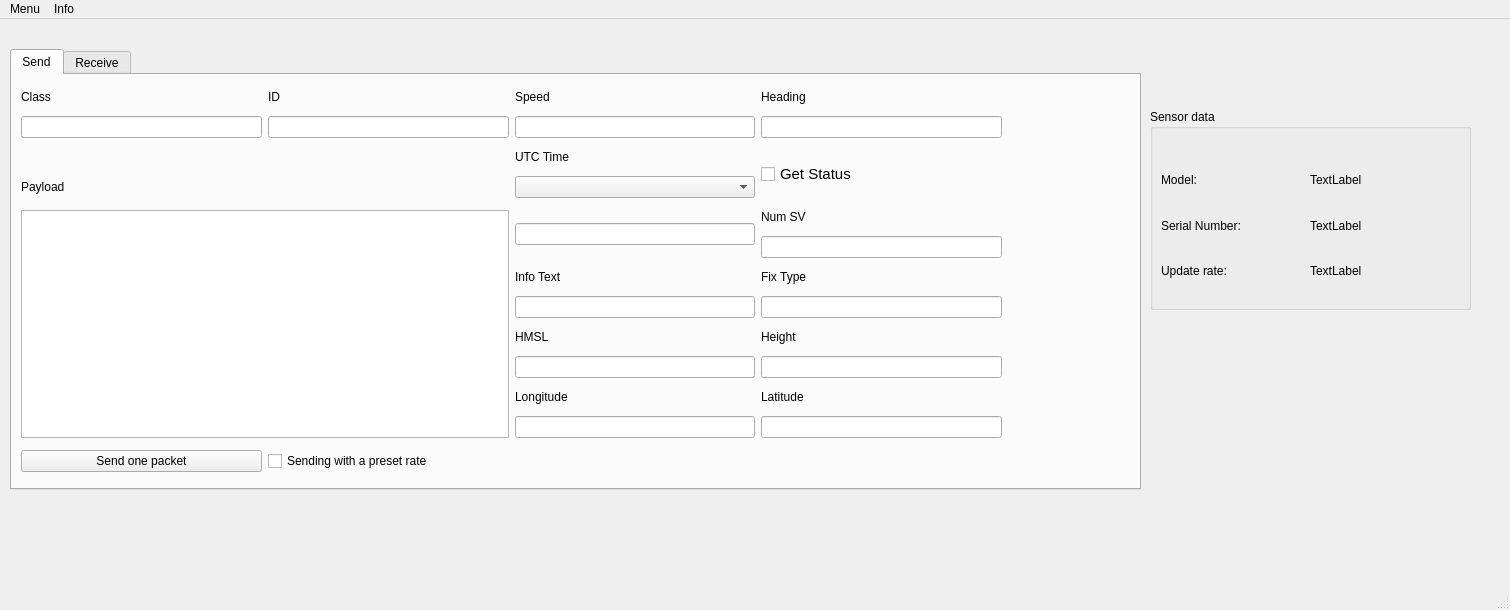
<?xml version="1.0" encoding="UTF-8"?>
<ui version="4.0">
 <class>GNSSWindow</class>
 <widget class="QMainWindow" name="GNSSWindow">
  <property name="geometry">
   <rect>
    <x>0</x>
    <y>0</y>
    <width>1510</width>
    <height>610</height>
   </rect>
  </property>
  <property name="windowTitle">
   <string>GNSS receiver</string>
  </property>
  <widget class="QWidget" name="centralwidget">
   <widget class="QTabWidget" name="tabWidget">
    <property name="geometry">
     <rect>
      <x>10</x>
      <y>30</y>
      <width>1131</width>
      <height>441</height>
     </rect>
    </property>
    <property name="currentIndex">
     <number>0</number>
    </property>
    <widget class="QWidget" name="tab">
     <attribute name="title">
      <string>Send</string>
     </attribute>
     <widget class="QWidget" name="layoutWidget">
      <property name="geometry">
       <rect>
        <x>9</x>
        <y>9</y>
        <width>981</width>
        <height>396</height>
       </rect>
      </property>
      <layout class="QGridLayout" name="gridLayout_2">
       <item row="12" column="1">
        <widget class="QCheckBox" name="cbRate">
         <property name="text">
          <string>Sending with a preset rate</string>
         </property>
        </widget>
       </item>
       <item row="1" column="2">
        <widget class="QLineEdit" name="leSpeed_2"/>
       </item>
       <item row="3" column="0">
        <widget class="QLabel" name="label_2">
         <property name="text">
          <string>Payload</string>
         </property>
        </widget>
       </item>
       <item row="2" column="3" rowspan="2">
        <widget class="QCheckBox" name="cbGetStatus">
         <property name="font">
          <font>
           <pointsize>11</pointsize>
          </font>
         </property>
         <property name="text">
          <string>Get Status</string>
         </property>
        </widget>
       </item>
       <item row="0" column="2">
        <widget class="QLabel" name="label_24">
         <property name="sizePolicy">
          <sizepolicy hsizetype="Preferred" vsizetype="Fixed">
           <horstretch>0</horstretch>
           <verstretch>0</verstretch>
          </sizepolicy>
         </property>
         <property name="text">
          <string>Speed</string>
         </property>
        </widget>
       </item>
       <item row="11" column="3">
        <widget class="QLineEdit" name="leLatitude_2"/>
       </item>
       <item row="0" column="1">
        <widget class="QLabel" name="label_3">
         <property name="text">
          <string>ID</string>
         </property>
        </widget>
       </item>
       <item row="4" column="3">
        <widget class="QLabel" name="label_20">
         <property name="sizePolicy">
          <sizepolicy hsizetype="Preferred" vsizetype="Fixed">
           <horstretch>0</horstretch>
           <verstretch>0</verstretch>
          </sizepolicy>
         </property>
         <property name="text">
          <string>Num SV</string>
         </property>
        </widget>
       </item>
       <item row="2" column="2">
        <widget class="QLabel" name="label_21">
         <property name="sizePolicy">
          <sizepolicy hsizetype="Preferred" vsizetype="Fixed">
           <horstretch>0</horstretch>
           <verstretch>0</verstretch>
          </sizepolicy>
         </property>
         <property name="text">
          <string>UTC Time</string>
         </property>
        </widget>
       </item>
       <item row="0" column="3">
        <widget class="QLabel" name="label_25">
         <property name="sizePolicy">
          <sizepolicy hsizetype="Preferred" vsizetype="Fixed">
           <horstretch>0</horstretch>
           <verstretch>0</verstretch>
          </sizepolicy>
         </property>
         <property name="text">
          <string>Heading</string>
         </property>
        </widget>
       </item>
       <item row="5" column="3">
        <widget class="QLineEdit" name="leNumSV_2"/>
       </item>
       <item row="10" column="3">
        <widget class="QLabel" name="label_15">
         <property name="sizePolicy">
          <sizepolicy hsizetype="Preferred" vsizetype="Fixed">
           <horstretch>0</horstretch>
           <verstretch>0</verstretch>
          </sizepolicy>
         </property>
         <property name="text">
          <string>Latitude</string>
         </property>
        </widget>
       </item>
       <item row="9" column="3">
        <widget class="QLineEdit" name="leHeight_2"/>
       </item>
       <item row="8" column="2">
        <widget class="QLabel" name="label_19">
         <property name="sizePolicy">
          <sizepolicy hsizetype="Preferred" vsizetype="Fixed">
           <horstretch>0</horstretch>
           <verstretch>0</verstretch>
          </sizepolicy>
         </property>
         <property name="text">
          <string>HMSL</string>
         </property>
        </widget>
       </item>
       <item row="3" column="2">
        <widget class="QComboBox" name="BoxUTCTime_2"/>
       </item>
       <item row="12" column="0">
        <widget class="QPushButton" name="pushBtnTrancfer">
         <property name="text">
          <string>Send one packet</string>
         </property>
        </widget>
       </item>
       <item row="6" column="2">
        <widget class="QLabel" name="label_28">
         <property name="sizePolicy">
          <sizepolicy hsizetype="Preferred" vsizetype="Fixed">
           <horstretch>0</horstretch>
           <verstretch>0</verstretch>
          </sizepolicy>
         </property>
         <property name="text">
          <string>Info Text</string>
         </property>
        </widget>
       </item>
       <item row="9" column="2">
        <widget class="QLineEdit" name="leHMSL_2"/>
       </item>
       <item row="11" column="2">
        <widget class="QLineEdit" name="leLongitude_2"/>
       </item>
       <item row="10" column="2">
        <widget class="QLabel" name="label_17">
         <property name="sizePolicy">
          <sizepolicy hsizetype="Preferred" vsizetype="Fixed">
           <horstretch>0</horstretch>
           <verstretch>0</verstretch>
          </sizepolicy>
         </property>
         <property name="text">
          <string>Longitude</string>
         </property>
        </widget>
       </item>
       <item row="0" column="0">
        <widget class="QLabel" name="label">
         <property name="sizePolicy">
          <sizepolicy hsizetype="Preferred" vsizetype="Fixed">
           <horstretch>0</horstretch>
           <verstretch>0</verstretch>
          </sizepolicy>
         </property>
         <property name="text">
          <string>Class</string>
         </property>
        </widget>
       </item>
       <item row="6" column="3">
        <widget class="QLabel" name="label_22">
         <property name="sizePolicy">
          <sizepolicy hsizetype="Preferred" vsizetype="Fixed">
           <horstretch>0</horstretch>
           <verstretch>0</verstretch>
          </sizepolicy>
         </property>
         <property name="text">
          <string>Fix Type</string>
         </property>
        </widget>
       </item>
       <item row="8" column="3">
        <widget class="QLabel" name="label_18">
         <property name="sizePolicy">
          <sizepolicy hsizetype="Preferred" vsizetype="Fixed">
           <horstretch>0</horstretch>
           <verstretch>0</verstretch>
          </sizepolicy>
         </property>
         <property name="text">
          <string>Height</string>
         </property>
        </widget>
       </item>
       <item row="1" column="0">
        <widget class="QLineEdit" name="leClass">
         <property name="cursor">
          <cursorShape>ArrowCursor</cursorShape>
         </property>
        </widget>
       </item>
       <item row="7" column="2">
        <widget class="QLineEdit" name="leInfText_2"/>
       </item>
       <item row="1" column="1">
        <widget class="QLineEdit" name="leID"/>
       </item>
       <item row="1" column="3">
        <widget class="QLineEdit" name="leHeading_2"/>
       </item>
       <item row="7" column="3">
        <widget class="QLineEdit" name="leFixType_2"/>
       </item>
       <item row="4" column="0" rowspan="8" colspan="2">
        <widget class="QTextEdit" name="tePayload">
         <property name="enabled">
          <bool>true</bool>
         </property>
        </widget>
       </item>
       <item row="4" column="2" rowspan="2">
        <widget class="QLineEdit" name="leUTCTime_2"/>
       </item>
      </layout>
     </widget>
    </widget>
    <widget class="QWidget" name="tab_2">
     <attribute name="title">
      <string>Receive</string>
     </attribute>
     <widget class="QWidget" name="layoutWidget">
      <property name="geometry">
       <rect>
        <x>10</x>
        <y>7</y>
        <width>1091</width>
        <height>371</height>
       </rect>
      </property>
      <layout class="QGridLayout" name="gridLayout">
       <item row="11" column="0" rowspan="3" colspan="2">
        <widget class="QLineEdit" name="leNameReceiver"/>
       </item>
       <item row="0" column="3">
        <widget class="QLabel" name="label_26">
         <property name="sizePolicy">
          <sizepolicy hsizetype="Preferred" vsizetype="Fixed">
           <horstretch>0</horstretch>
           <verstretch>0</verstretch>
          </sizepolicy>
         </property>
         <property name="text">
          <string>Speed</string>
         </property>
        </widget>
       </item>
       <item row="1" column="1">
        <widget class="QLineEdit" name="leIDReceiver"/>
       </item>
       <item row="1" column="3">
        <widget class="QLineEdit" name="leSpeed"/>
       </item>
       <item row="1" column="4">
        <widget class="QLineEdit" name="leHeading"/>
       </item>
       <item row="2" column="3">
        <widget class="QLabel" name="label_9">
         <property name="sizePolicy">
          <sizepolicy hsizetype="Preferred" vsizetype="Fixed">
           <horstretch>0</horstretch>
           <verstretch>0</verstretch>
          </sizepolicy>
         </property>
         <property name="text">
          <string>UTC Time</string>
         </property>
        </widget>
       </item>
       <item row="0" column="1">
        <widget class="QLabel" name="label_5">
         <property name="text">
          <string>ID</string>
         </property>
        </widget>
       </item>
       <item row="3" column="3">
        <widget class="QLineEdit" name="leUTCTime"/>
       </item>
       <item row="10" column="0">
        <widget class="QLabel" name="label_7">
         <property name="text">
          <string>Message</string>
         </property>
        </widget>
       </item>
       <item row="3" column="0">
        <widget class="QLabel" name="label_6">
         <property name="text">
          <string>Payload</string>
         </property>
        </widget>
       </item>
       <item row="0" column="0">
        <widget class="QLabel" name="label_4">
         <property name="sizePolicy">
          <sizepolicy hsizetype="Preferred" vsizetype="Fixed">
           <horstretch>0</horstretch>
           <verstretch>0</verstretch>
          </sizepolicy>
         </property>
         <property name="text">
          <string>Class</string>
         </property>
        </widget>
       </item>
       <item row="1" column="0">
        <widget class="QLineEdit" name="leClassReceiver">
         <property name="cursor">
          <cursorShape>ArrowCursor</cursorShape>
         </property>
        </widget>
       </item>
       <item row="0" column="4">
        <widget class="QLabel" name="label_27">
         <property name="sizePolicy">
          <sizepolicy hsizetype="Preferred" vsizetype="Fixed">
           <horstretch>0</horstretch>
           <verstretch>0</verstretch>
          </sizepolicy>
         </property>
         <property name="text">
          <string>Heading</string>
         </property>
        </widget>
       </item>
       <item row="0" column="2">
        <widget class="QLabel" name="label_8">
         <property name="text">
          <string>Logs</string>
         </property>
        </widget>
       </item>
       <item row="6" column="4">
        <widget class="QLabel" name="label_13">
         <property name="sizePolicy">
          <sizepolicy hsizetype="Preferred" vsizetype="Fixed">
           <horstretch>0</horstretch>
           <verstretch>0</verstretch>
          </sizepolicy>
         </property>
         <property name="text">
          <string>Height</string>
         </property>
        </widget>
       </item>
       <item row="7" column="4">
        <widget class="QLineEdit" name="leHeight"/>
       </item>
       <item row="9" column="4">
        <widget class="QLineEdit" name="leLatitude"/>
       </item>
       <item row="8" column="4">
        <widget class="QLabel" name="label_11">
         <property name="sizePolicy">
          <sizepolicy hsizetype="Preferred" vsizetype="Fixed">
           <horstretch>0</horstretch>
           <verstretch>0</verstretch>
          </sizepolicy>
         </property>
         <property name="text">
          <string>Latitude</string>
         </property>
        </widget>
       </item>
       <item row="8" column="3">
        <widget class="QLabel" name="label_16">
         <property name="sizePolicy">
          <sizepolicy hsizetype="Preferred" vsizetype="Fixed">
           <horstretch>0</horstretch>
           <verstretch>0</verstretch>
          </sizepolicy>
         </property>
         <property name="text">
          <string>Longitude</string>
         </property>
        </widget>
       </item>
       <item row="9" column="3">
        <widget class="QLineEdit" name="leLongitude"/>
       </item>
       <item row="10" column="3">
        <widget class="QLabel" name="label_23">
         <property name="text">
          <string>Status Flags</string>
         </property>
        </widget>
       </item>
       <item row="4" column="0" rowspan="5" colspan="2">
        <widget class="QTextEdit" name="tePayloadReceiver"/>
       </item>
       <item row="11" column="3" rowspan="2" colspan="2">
        <widget class="QLineEdit" name="leStatus"/>
       </item>
       <item row="1" column="2" rowspan="12">
        <widget class="QTextEdit" name="teLogs"/>
       </item>
       <item row="7" column="3">
        <widget class="QLineEdit" name="leHMSL"/>
       </item>
       <item row="6" column="3">
        <widget class="QLabel" name="label_10">
         <property name="sizePolicy">
          <sizepolicy hsizetype="Preferred" vsizetype="Fixed">
           <horstretch>0</horstretch>
           <verstretch>0</verstretch>
          </sizepolicy>
         </property>
         <property name="text">
          <string>HMSL</string>
         </property>
        </widget>
       </item>
       <item row="2" column="4">
        <widget class="QLabel" name="label_14">
         <property name="sizePolicy">
          <sizepolicy hsizetype="Preferred" vsizetype="Fixed">
           <horstretch>0</horstretch>
           <verstretch>0</verstretch>
          </sizepolicy>
         </property>
         <property name="text">
          <string>Num SV</string>
         </property>
        </widget>
       </item>
       <item row="3" column="4">
        <widget class="QLineEdit" name="leNumSV"/>
       </item>
       <item row="5" column="4">
        <widget class="QLineEdit" name="leFixType"/>
       </item>
       <item row="4" column="4">
        <widget class="QLabel" name="label_12">
         <property name="sizePolicy">
          <sizepolicy hsizetype="Preferred" vsizetype="Fixed">
           <horstretch>0</horstretch>
           <verstretch>0</verstretch>
          </sizepolicy>
         </property>
         <property name="text">
          <string>Fix Type</string>
         </property>
        </widget>
       </item>
       <item row="5" column="3">
        <widget class="QLineEdit" name="leInfText"/>
       </item>
       <item row="4" column="3">
        <widget class="QLabel" name="label_32">
         <property name="sizePolicy">
          <sizepolicy hsizetype="Preferred" vsizetype="Fixed">
           <horstretch>0</horstretch>
           <verstretch>0</verstretch>
          </sizepolicy>
         </property>
         <property name="text">
          <string>Info Text</string>
         </property>
        </widget>
       </item>
      </layout>
     </widget>
    </widget>
   </widget>
   <widget class="QGroupBox" name="groupBox">
    <property name="geometry">
     <rect>
      <x>1150</x>
      <y>90</y>
      <width>321</width>
      <height>201</height>
     </rect>
    </property>
    <property name="title">
     <string>Sensor data</string>
    </property>
    <widget class="QWidget" name="layoutWidget">
     <property name="geometry">
      <rect>
       <x>11</x>
       <y>51</y>
       <width>291</width>
       <height>131</height>
      </rect>
     </property>
     <layout class="QGridLayout" name="gridLayout_3">
      <item row="0" column="0">
       <widget class="QLabel" name="label_29">
        <property name="text">
         <string>Model:</string>
        </property>
       </widget>
      </item>
      <item row="0" column="1">
       <widget class="QLabel" name="labelModel">
        <property name="text">
         <string>TextLabel</string>
        </property>
       </widget>
      </item>
      <item row="1" column="0">
       <widget class="QLabel" name="label_30">
        <property name="text">
         <string>Serial Number:</string>
        </property>
       </widget>
      </item>
      <item row="1" column="1">
       <widget class="QLabel" name="labelSerialNum">
        <property name="text">
         <string>TextLabel</string>
        </property>
       </widget>
      </item>
      <item row="2" column="0">
       <widget class="QLabel" name="label_31">
        <property name="text">
         <string>Update rate:</string>
        </property>
       </widget>
      </item>
      <item row="2" column="1">
       <widget class="QLabel" name="labelRate">
        <property name="text">
         <string>TextLabel</string>
        </property>
       </widget>
      </item>
     </layout>
    </widget>
   </widget>
  </widget>
  <widget class="QMenuBar" name="menubar">
   <property name="geometry">
    <rect>
     <x>0</x>
     <y>0</y>
     <width>1510</width>
     <height>23</height>
    </rect>
   </property>
   <property name="cursor">
    <cursorShape>OpenHandCursor</cursorShape>
   </property>
   <widget class="QMenu" name="menu">
    <property name="title">
     <string>Menu</string>
    </property>
    <addaction name="action_2"/>
   </widget>
   <widget class="QMenu" name="menu_2">
    <property name="title">
     <string>Info</string>
    </property>
    <addaction name="action_4"/>
    <addaction name="action_3"/>
   </widget>
   <addaction name="menu"/>
   <addaction name="menu_2"/>
  </widget>
  <widget class="QStatusBar" name="statusbar"/>
  <action name="action">
   <property name="text">
    <string>Выйти</string>
   </property>
  </action>
  <action name="action_2">
   <property name="text">
    <string>Exit</string>
   </property>
  </action>
  <action name="actionAbout">
   <property name="enabled">
    <bool>true</bool>
   </property>
   <property name="text">
    <string>About</string>
   </property>
  </action>
  <action name="action_3">
   <property name="text">
    <string>Support</string>
   </property>
  </action>
  <action name="action_4">
   <property name="text">
    <string>Program</string>
   </property>
  </action>
 </widget>
 <resources/>
 <connections/>
</ui>
